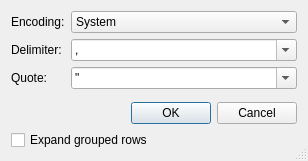
<?xml version="1.0" encoding="UTF-8"?>
<ui version="4.0">
 <class>CsvExportDialog</class>
 <widget class="QDialog" name="CsvExportDialog">
  <property name="geometry">
   <rect>
    <x>0</x>
    <y>0</y>
    <width>308</width>
    <height>161</height>
   </rect>
  </property>
  <property name="windowTitle">
   <string>CSV parameters</string>
  </property>
  <property name="sizeGripEnabled">
   <bool>true</bool>
  </property>
  <layout class="QVBoxLayout" name="verticalLayout">
   <item>
    <layout class="QFormLayout" name="formLayout">
     <item row="0" column="0">
      <widget class="QLabel" name="encodingLabel">
       <property name="text">
        <string>Encoding:</string>
       </property>
      </widget>
     </item>
     <item row="1" column="0">
      <widget class="QLabel" name="delimiterLabel">
       <property name="text">
        <string>Delimiter:</string>
       </property>
      </widget>
     </item>
     <item row="2" column="0">
      <widget class="QLabel" name="quoteLabel">
       <property name="text">
        <string>Quote:</string>
       </property>
      </widget>
     </item>
     <item row="0" column="1">
      <widget class="QComboBox" name="encodingComboBox">
       <item>
        <property name="text">
         <string>System</string>
        </property>
       </item>
       <item>
        <property name="text">
         <string>Unicode (UTF-8)</string>
        </property>
       </item>
      </widget>
     </item>
     <item row="1" column="1">
      <widget class="QComboBox" name="delimiterComboBox">
       <property name="editable">
        <bool>true</bool>
       </property>
       <property name="currentText">
        <string>,</string>
       </property>
       <property name="currentIndex">
        <number>0</number>
       </property>
       <item>
        <property name="text">
         <string notr="true">,</string>
        </property>
       </item>
       <item>
        <property name="text">
         <string notr="true">;</string>
        </property>
       </item>
       <item>
        <property name="text">
         <string notr="true">:</string>
        </property>
       </item>
       <item>
        <property name="text">
         <string>Tab</string>
        </property>
       </item>
       <item>
        <property name="text">
         <string>Space</string>
        </property>
       </item>
      </widget>
     </item>
     <item row="2" column="1">
      <widget class="QComboBox" name="quoteComboBox">
       <property name="editable">
        <bool>true</bool>
       </property>
       <property name="currentText">
        <string>&quot;</string>
       </property>
       <property name="currentIndex">
        <number>0</number>
       </property>
       <item>
        <property name="text">
         <string notr="true">&quot;</string>
        </property>
       </item>
       <item>
        <property name="text">
         <string notr="true">'</string>
        </property>
       </item>
      </widget>
     </item>
    </layout>
   </item>
   <item>
    <layout class="QHBoxLayout">
     <property name="spacing">
      <number>6</number>
     </property>
     <property name="leftMargin">
      <number>0</number>
     </property>
     <property name="topMargin">
      <number>0</number>
     </property>
     <property name="rightMargin">
      <number>0</number>
     </property>
     <property name="bottomMargin">
      <number>0</number>
     </property>
     <item>
      <widget class="QDialogButtonBox" name="buttonBox">
       <property name="orientation">
        <enum>Qt::Horizontal</enum>
       </property>
       <property name="standardButtons">
        <set>QDialogButtonBox::Cancel|QDialogButtonBox::Ok</set>
       </property>
      </widget>
     </item>
    </layout>
   </item>
   <item>
    <widget class="QCheckBox" name="expandGroupsCheckBox">
     <property name="text">
      <string>Expand grouped rows</string>
     </property>
     <property name="toolTip">
      <string>Write one row per event. When the journal collapses repeated alarms during a flood, an unchecked box exports the collapsed rows as shown, with their counts.</string>
     </property>
    </widget>
   </item>
  </layout>
 </widget>
 <resources/>
 <connections>
  <connection>
   <sender>buttonBox</sender>
   <signal>accepted()</signal>
   <receiver>CsvExportDialog</receiver>
   <slot>accept()</slot>
  </connection>
  <connection>
   <sender>buttonBox</sender>
   <signal>rejected()</signal>
   <receiver>CsvExportDialog</receiver>
   <slot>reject()</slot>
  </connection>
 </connections>
</ui>
